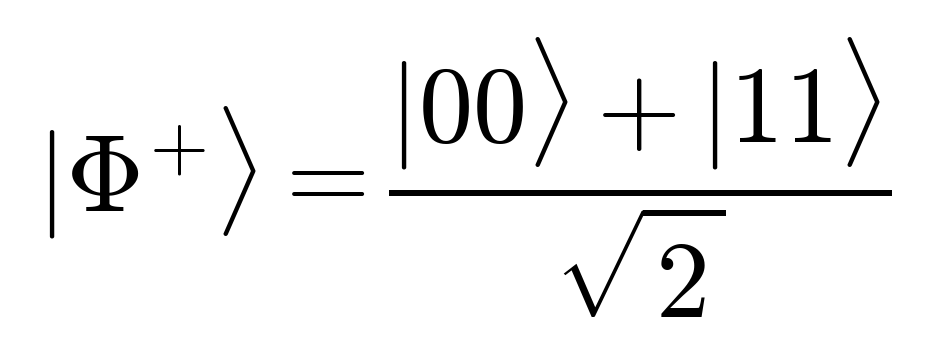

Generate this figure with Python:
"""Bell state |Phi+>.

Run from anywhere:  python eq_bell_state.py
Writes eq_bell_state.png next to this script. Needs only matplotlib.
"""
from pathlib import Path
import matplotlib
matplotlib.use("Agg")
import matplotlib.pyplot as plt

plt.rcParams.update({"mathtext.fontset": "cm", "font.family": "serif"})

OUT = Path(__file__).resolve().parent / "eq_bell_state.png"
EQUATION = r"""$|\Phi^{+}\rangle = \dfrac{|00\rangle + |11\rangle}{\sqrt{2}}$"""

fig = plt.figure(figsize=(0.1, 0.1))
fig.patch.set_facecolor("white")
fig.text(0, 0, EQUATION, fontsize=26, color="black")
fig.savefig(OUT, dpi=300, bbox_inches="tight", pad_inches=0.12, facecolor="white")
plt.close(fig)
print("wrote", OUT)
